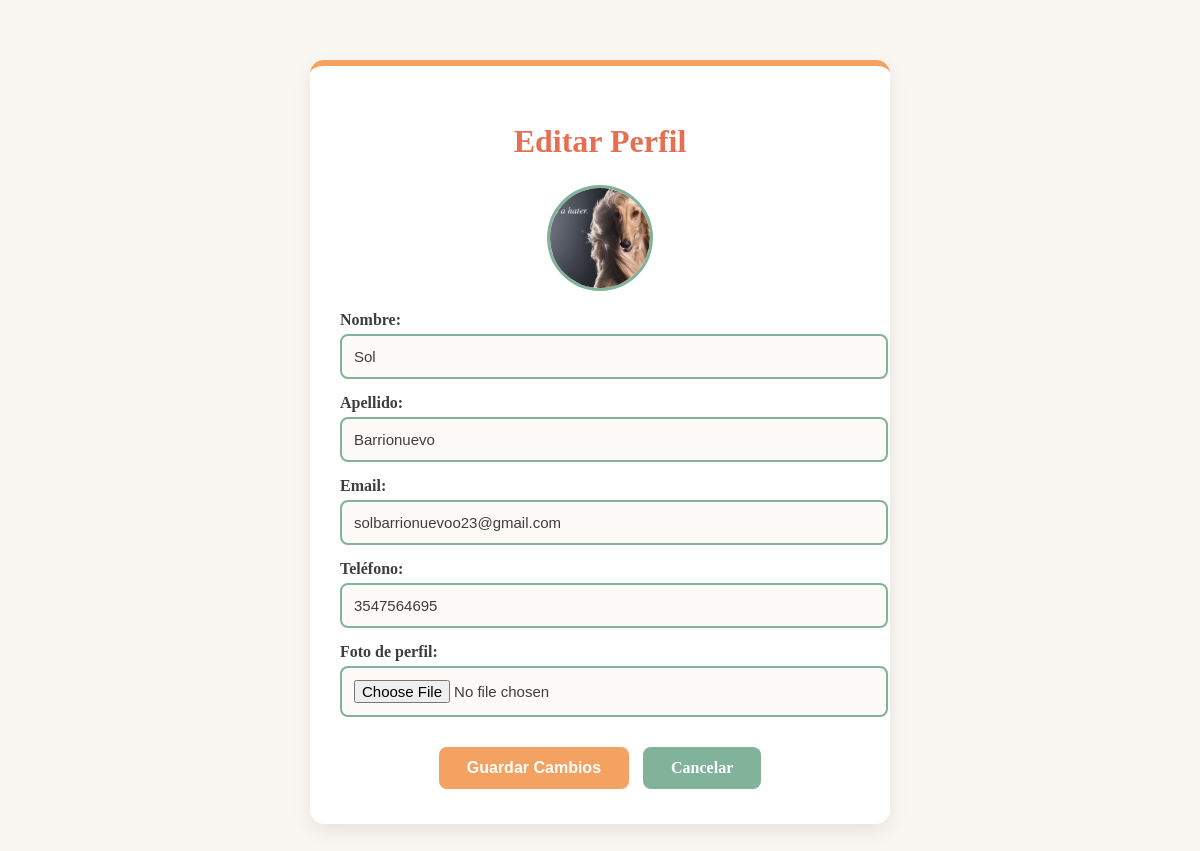
/Codigo/editar_perfil.php (signed in), run on the app's committed database.
### tables this page shows
CREATE TABLE `usuarios` (
  `id` int(11) NOT NULL,
  `nombre` varchar(50) NOT NULL,
  `apellido` varchar(50) NOT NULL,
  `email` varchar(100) NOT NULL,
  `telefono` varchar(20) DEFAULT NULL,
  `password_hash` varchar(255) NOT NULL,
  `rol` enum('adoptante','refugio','voluntario','hogar_transito','veterinario','donante','admin','dador') DEFAULT 'adoptante',
  `fecha_registro` datetime DEFAULT current_timestamp(),
  `estado` enum('activo','inactivo','baneado') DEFAULT 'activo',
  `foto_perfil` varchar(255) DEFAULT NULL
);

### Codigo/editar_perfil.php (the view, shortened to what this page needs)
<?php
require_once 'conexion.php';
$id_usuario = $_SESSION['usuario_id'];
$sql = "SELECT nombre, apellido, email, telefono, rol, fecha_registro, foto_perfil
        FROM usuarios WHERE id = ?";
$stmt = $conn->prepare($sql);
$stmt->bind_param("i", $id_usuario);
$stmt->execute();
$resultado = $stmt->get_result();
$usuario = $resultado->fetch_assoc();
?>
<!DOCTYPE html>
<html lang="es">
<head>
</head>
<body>
<div class="contenedor-form">
    <h2>Editar Perfil</h2>
    <?php
    $avatar = !empty($usuario['foto_perfil']) ? htmlspecialchars($usuario['foto_perfil']) : "imagenes/avatar_mascota.png";
    ?>
    <img src="<?php echo $avatar; ?>" alt="Foto de perfil" class="foto-perfil">
    <form method="POST" enctype="multipart/form-data">
        <label for="nombre">Nombre:</label>
        <input type="text" name="nombre" value="<?php echo htmlspecialchars($usuario['nombre']); ?>" required>
        <label for="apellido">Apellido:</label>
        <input type="text" name="apellido" value="<?php echo htmlspecialchars($usuario['apellido']); ?>" required>
        <label for="email">Email:</label>
        <input type="email" name="email" value="<?php echo htmlspecialchars($usuario['email']); ?>" required>
        <label for="telefono">Teléfono:</label>
        <input type="tel" name="telefono" value="<?php echo htmlspecialchars($usuario['telefono']); ?>">
        <label for="foto">Foto de perfil:</label>
        <input type="file" name="foto" accept="image/*">
        <div class="acciones">
            <button type="submit" class="boton boton-guardar">Guardar Cambios</button>
            <a href="perfil.php" class="boton boton-cancelar">Cancelar</a>
        </div>
    </form>
</div>
</body>
</html>

### Codigo/editar_perfil.php (style rules this page uses)
:root { --color-bg: #faf7f2; --color-primary: #f4a261; --color-primary-dark: #e76f51; --color-accent: #81b29a; --color-text: #3e3e3e; }
body { font-family: 'Baloo 2', cursive; background-color: var(--color-bg); margin: 0; padding: 0; color: var(--color-text); }
.contenedor-form { max-width: 520px; margin: 60px auto; padding: 30px; background-color: #fff; border-radius: 14px; box-shadow: 0 8px 20px rgba(0,0,0,0.08); border-top: 6px solid var(--color-primary); }
h2 { text-align: center; color: var(--color-primary-dark); font-size: 2rem; margin-bottom: 25px; }
label { display: block; margin-top: 15px; font-weight: bold; color: var(--color-text); }
input[type="text"], input[type="email"], input[type="tel"], input[type="file"] { width: 100%; padding: 12px; border-radius: 8px; border: 2px solid var(--color-accent); background-color: #fdfaf7; color: var(--color-text); margin-top: 5px; font-size: 15px; }
.acciones { margin-top: 25px; text-align: center; }
.boton { display: inline-block; padding: 12px 28px; border: none; border-radius: 8px; font-weight: bold; font-size: 16px; cursor: pointer; transition: all 0.3s ease; text-decoration: none; margin: 5px; }
.boton-guardar { background-color: var(--color-primary); color: white; }
.boton-cancelar { background-color: var(--color-accent); color: white; }
.foto-perfil { display: block; margin: 0 auto 20px; width: 100px; height: 100px; border-radius: 50%; object-fit: cover; border: 3px solid var(--color-accent); }

### data on the page
usuarios: foto_perfil (picture), nombre "Sol", apellido "Barrionuevo", email "solbarrionuevoo23@gmail.com", telefono "3547564695"
